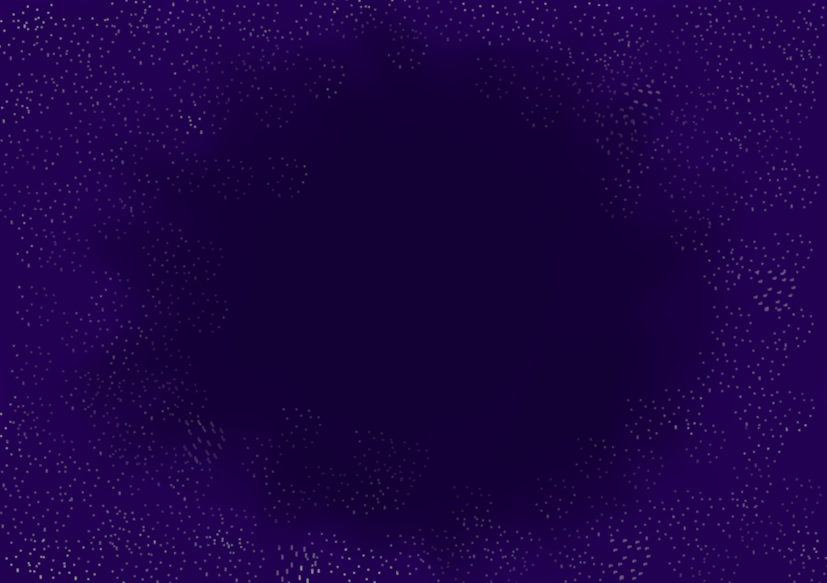
//> input picture Resources/gameWindow.png, 2480 x 1748 px (shown at 1/3 size)
$ ./Source   (built with g++ and OpenCV 4)
//> lines starting //> are read from the running program, lines starting //| are printed output that depends on the picture

#include <opencv2/imgcodecs.hpp>
#include <opencv2/highgui.hpp>
#include <opencv2/imgproc.hpp>
#include <opencv2/objdetect.hpp>
#include <iostream>

using namespace std;
using namespace cv;

Mat cam, gameWindow, target, mask;
string gameBackgroundPath = "Resources/gameWindow.png";

int webcamID = 0;

Scalar blueLow = Scalar(100, 150, 150);
Scalar blueHigh = Scalar(140, 255, 255);

int distanceThreshold = 300;

Scalar detection = Scalar(0, 0, 255);

int thickness = 3;


int scale = 1;

int diameter = 40;
int width = 640;
int height = 480;

void setVizor(bool isLeft, Rect area) {
	int x = ((area.br().x - area.tl().x) / 2) + area.tl().x;
	int y = ((area.br().y - area.tl().y) / 2) + area.tl().y;
	circle(gameWindow, Point(x, y), (diameter * scale), detection, thickness);
}

int main() {
	VideoCapture cap(webcamID);

	while (true)
	{
		gameWindow = imread(gameBackgroundPath);
//> gameWindow is the input picture: 1748 rows x 2480 cols, CV_8UC3; mean B, G, R 69.6, 2.1, 28.6
		resize(gameWindow, gameWindow, Size(width*scale, height*scale));
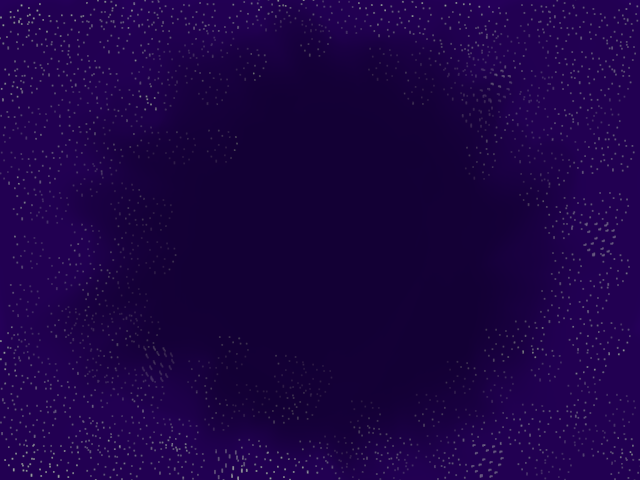
//> gameWindow: 480 rows x 640 cols, CV_8UC3; mean B, G, R 69.6, 2.1, 28.6
		cap.read(cam);
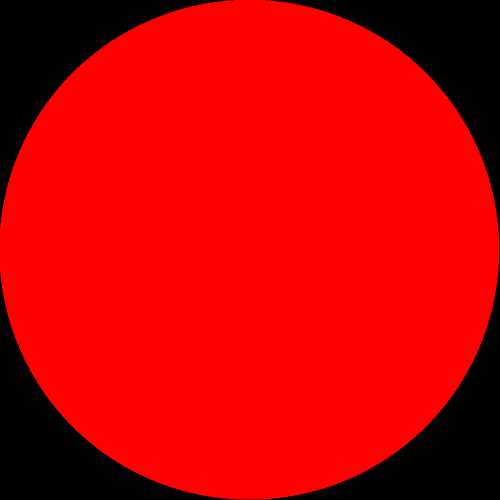
//> input picture Resources/visor.png, 1000 x 1000 px, given in place of the camera (shown at 1/2 size)
//> cam is the input picture: 1000 rows x 1000 cols, CV_8UC3; mean B, G, R 0, 0, 200.3
		cam.copyTo(target);
		cvtColor(target, target, COLOR_BGR2HSV);
//> target: 1000 rows x 1000 cols, CV_8UC3; mean H, S, V 0, 200.3, 200.3
		resize(cam, cam, gameWindow.size());
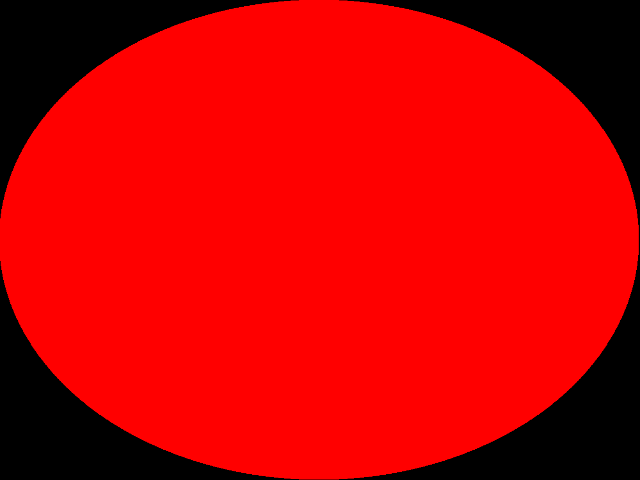
//> cam: 480 rows x 640 cols, CV_8UC3; mean B, G, R 0, 0, 200.3
		resize(target, target, gameWindow.size());
//> target: 480 rows x 640 cols, CV_8UC3; mean H, S, V 0, 200.3, 200.3

		inRange(target, blueLow, blueHigh, mask);
//> mask: 480 rows x 640 cols, CV_8UC1; every value is 0

		//find and draw contours
		vector<vector<Point>> contours ;
		findContours(mask, contours, RETR_EXTERNAL, CHAIN_APPROX_SIMPLE);
//> contours = 0 contours
			cout << "this is the balls amount:" << contours.size() << endl;
//| this is the balls amount:0
		vector<Rect> leftContours, rightContours;

		bool leftactive = false;
		bool rightactive = false;

		//divide contours
		for(vector<Point> var : contours)
		{
			Rect contourbind = boundingRect(var);
			if (contourbind.area()>distanceThreshold) {
				if(contourbind.br().x<(width / 2) && !leftactive){
					setVizor(true, contourbind);
					leftactive = true;
				}
				if(contourbind.tl().x> (width / 2) && !rightactive){
					setVizor(false, contourbind);
					rightactive = true;
				}
			}
		}
//> this loop made 0 passes
//> after the loop, leftactive = false; rightactive = false

		imshow("camera", cam);
		imshow("GameWindow", gameWindow);
		waitKey(1);
	}
	return 1;
}
